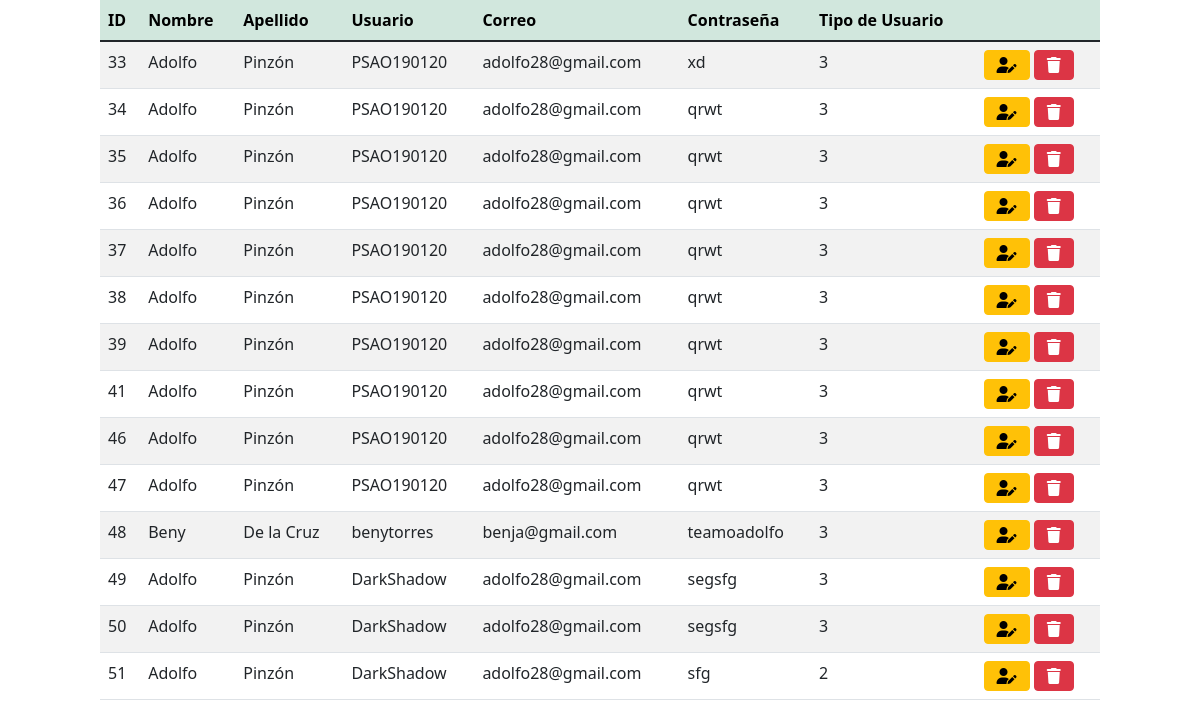
The app's page /admin.php, older data.
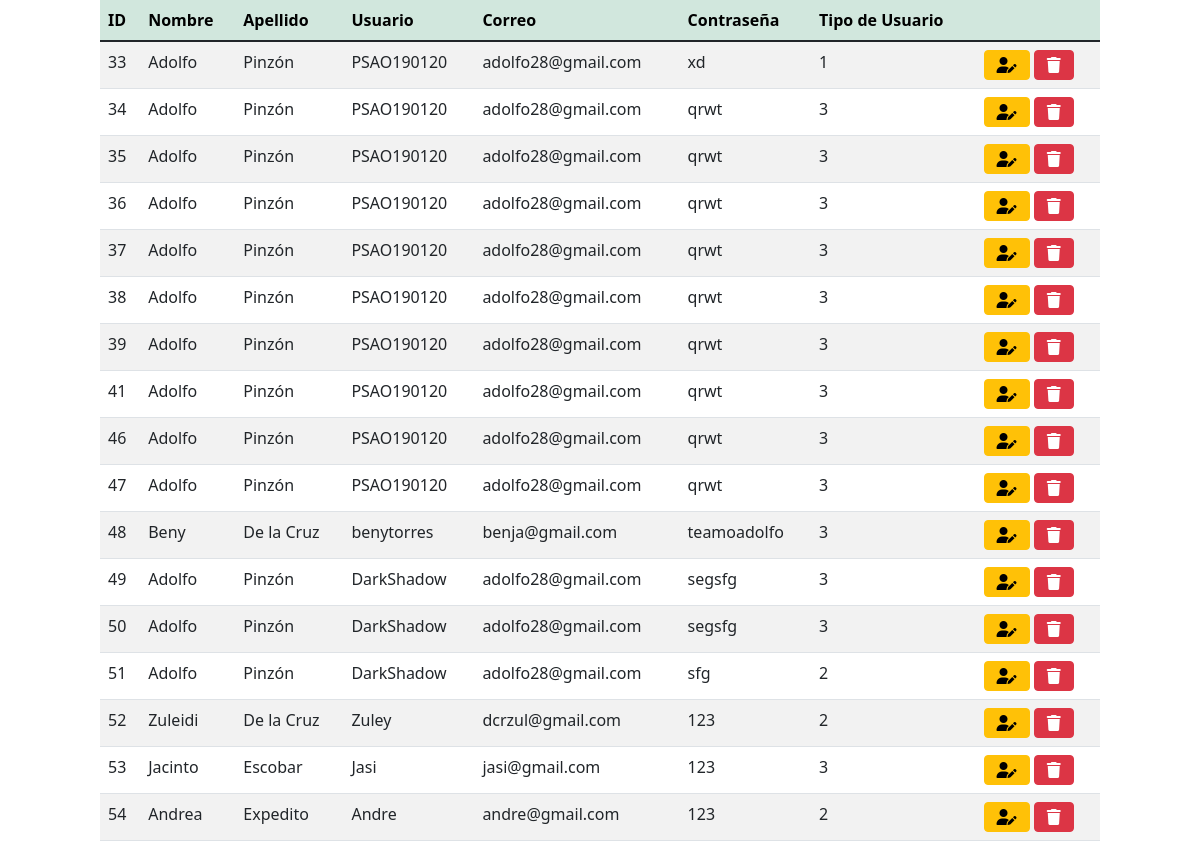
The same page, newer data.
### tables this page shows
CREATE TABLE `usuario` (
  `idUsuario` int(11) NOT NULL,
  `Nombre` varchar(45) NOT NULL,
  `Apellido` varchar(45) NOT NULL,
  `Usuario` varchar(45) NOT NULL,
  `Correo` varchar(45) NOT NULL,
  `Contra` varchar(45) NOT NULL,
  `idTipoUsuario` int(11) NOT NULL
);

### admin.php (the view, shortened to what this page needs)
<!DOCTYPE html>
<html lang="en">
<head>
  <link href="https://cdn.jsdelivr.net/npm/bootstrap@5.1.3/dist/css/bootstrap.min.css" rel="stylesheet">
</head>
<body>
    <?php
    include_once "Modelo/conexion.php";
    ?>
  <div class="col-10 mx-auto">
    <table class="table table-striped table-hover">
      <thead class=" table-success">
        <tr>
          <th scope="col">ID</th>
          <th scope="col">Nombre</th>
          <th scope="col">Apellido</th>
          <th scope="col">Usuario</th>
          <th scope="col">Correo</th>
          <th scope="col">Contraseña</th>
          <th scope="col">Tipo de Usuario</th>
          <th scope="col"></th>
        </tr>
      </thead>
      <tbody>
        <?php
        $sql = $conexion->query("SELECT * FROM usuario");
        while ($datos = $sql->fetch_object()) {
        ?>
          <tr>
            <td><?= $datos->idUsuario ?></td>
            <td><?= $datos->Nombre ?></td>
            <td><?= $datos->Apellido ?></td>
            <td><?= $datos->Usuario ?></td>
            <td><?= $datos->Correo ?></td>
            <td><?= $datos->Contra ?></td>
            <td><?= $datos->idTipoUsuario ?></td>
            <td>
              <a href="editarUsuario.php?id=<?= $datos->idUsuario ?>"><button type="button" class="btn btn-small btn-warning fa-solid fa-user-pen"></button></a>
              <a href="admin.php?id=<?= $datos->idUsuario ?>"><button type="button" class="btn btn-small btn-danger fa-solid fa-trash" data-bs-toggle="modal" data-bs-target="#exampleModal" onclick="return eliminarUsuario()"></button></a>
            </td>
          </tr>
        <?php }
        ?>
      </tbody>
    </table>
  </div>
</body>
</html>

Row changes from the older to the newer data that the page shows:
changed usuario "xd": idTipoUsuario "3" → "1"
added usuario: idUsuario "52", Nombre "Zuleidi", Apellido "De la Cruz", Usuario "Zuley", Correo "dcrzul@gmail.com", Contra "123", idTipoUsuario "2"
added usuario: idUsuario "53", Nombre "Jacinto", Apellido "Escobar", Usuario "Jasi", Correo "jasi@gmail.com", Contra "123", idTipoUsuario "3"
added usuario: idUsuario "54", Nombre "Andrea", Apellido "Expedito", Usuario "Andre", Correo "andre@gmail.com", Contra "123", idTipoUsuario "2"
